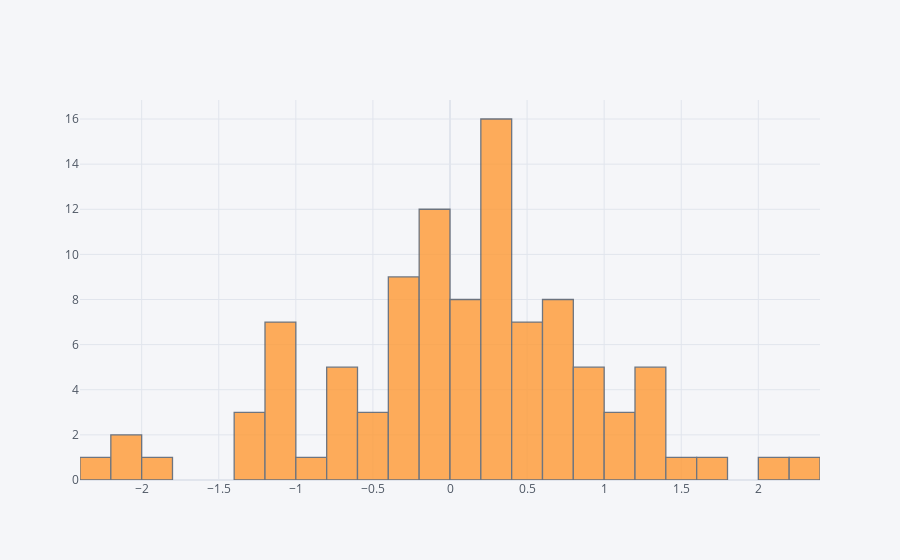

Notebook cell for this chart:
### Code cell
df['C'].iplot(kind='hist',bins=24)

### Figure 1 — Plotly figure (JSON) as saved in the notebook; plotly's stock layout.template omitted (floating-point values rounded to 4 significant figures)
{"data": [{"histfunc": "count", "histnorm": "", "marker": {"color": "rgba(255, 153, 51, 1.0)", "line": {"color": "#4D5663", "width": 1.3}}, "name": "C", "nbinsx": 24, "opacity": 0.8, "orientation": "v", "type": "histogram", "x": [1.258, 0.6604, -2.363, -0.2676, -0.2099, -0.05875, 0.1592, -1.015, 0.1504, -0.6713, 0.3774, 0.3562, 0.1177, 0.2473, -1.179, -0.04166, -0.1363, 0.611, 0.3683, -0.8531, 0.2452, 0.2653, 0.1704, 0.1817, 1.099, 0.872, -0.7484, 0.9434, 0.2157, 0.3919, -1.886, 0.6942, 1.267, 1.414, -0.6382, 2.373, -0.08522, 0.6953, 0.7706, -0.1771, -0.02313, -1.146, -0.361, 0.201, -0.2598, -0.2275, -0.2494, -0.1394, 1.215, -1.149, 2.032, 0.5764, 0.1327, 0.6119, -0.5487, -1.063, -0.1268, -1.283, 0.376, -2.151, 1.125, 1.055, 0.2725, -0.04738, 0.2525, -0.2306, 0.5761, -1.393, 0.3293, -0.1317, 0.3745, -1.046, 0.4505, 0.6508, 0.4694, 1.688, -1.149, 0.1645, -0.58, -0.003143, 0.9845, 1.305, 0.4612, 1.302, 0.9562, 0.4685, -0.6919, 0.4049, 0.2912, 0.9059, 0.03054, -2.06, -0.02632, 0.7682, 0.209, -0.3028, -0.2042, -0.7409, -1.372, -0.4517]}], "layout": {"barmode": "overlay", "legend": {"bgcolor": "#F5F6F9", "font": {"color": "#4D5663"}}, "paper_bgcolor": "#F5F6F9", "plot_bgcolor": "#F5F6F9", "title": {"font": {"color": "#4D5663"}}, "xaxis": {"gridcolor": "#E1E5ED", "showgrid": true, "tickfont": {"color": "#4D5663"}, "title": {"font": {"color": "#4D5663"}, "text": ""}, "zerolinecolor": "#E1E5ED"}, "yaxis": {"gridcolor": "#E1E5ED", "showgrid": true, "tickfont": {"color": "#4D5663"}, "title": {"font": {"color": "#4D5663"}, "text": ""}, "zerolinecolor": "#E1E5ED"}}}
